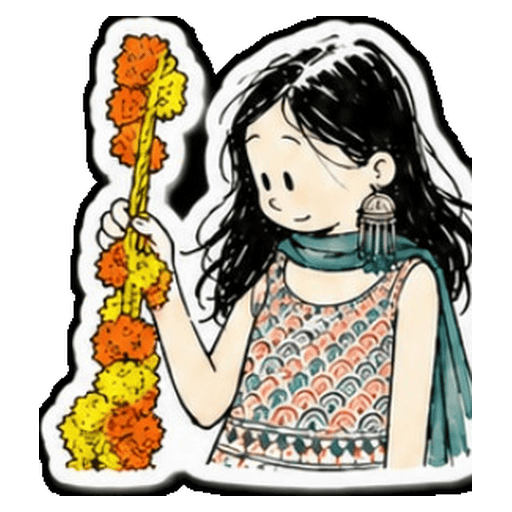
#> input picture stickers/android-assets/default_stickers/bao/00-originals/01-garland.png, 512 x 512 px
$ python checker_cut.py ../android-assets/default_stickers/bao/00-originals/01-garland.png ../android-assets/default_stickers/bao/00-originals/02-victory.png
#> lines starting #> are read from the running program, lines starting #| are printed output that depends on the picture; after the words box and inside, x2 and y2 are one past the last pixel; in counts of white or black regions, pixels touching at a corner belong together
"""Recover a die-cut sticker exported on a BAKED-IN checkerboard (fake transparency).
The sticker keeps its own white border (it came from the same generator as the pack); only
the checker is removed, speckle remnants are dropped by area, the edge is de-fringed against
the checker tone, and the result is re-fitted to the pack's scale (max content extent FIT px)."""
import sys, numpy as np
from PIL import Image, ImageDraw, ImageFilter
OUT = 512; FIT = 480; MIN_BLOB = 300   # px^2 at source: smaller foreground islands are compression specks

def label_fill(mask):
    """4-connected flood from the image border over `mask`; returns bool of border-connected pixels."""
    h, w = mask.shape
    lab = Image.fromarray(np.where(mask, 1, 0).astype(np.int32), mode='I'); px = lab.load()
    for x in range(w):
        for y in (0, h-1):
            if px[x, y] == 1: ImageDraw.floodfill(lab, (x, y), 2, thresh=0)
    for y in range(h):
        for x in (0, w-1):
            if px[x, y] == 1: ImageDraw.floodfill(lab, (x, y), 2, thresh=0)
    return np.array(lab) == 2

def drop_small_islands(fg, min_area):
    h, w = fg.shape
    lab = Image.fromarray(np.where(fg, 1, 0).astype(np.int32), mode='I'); px = lab.load()
    keep = np.zeros_like(fg); nxt = 2
    ys, xs = np.where(fg)
    for y, x in zip(ys[::2], xs[::2]):
        if px[int(x), int(y)] != 1: continue
        ImageDraw.floodfill(lab, (int(x), int(y)), nxt, thresh=0)
        a = np.array(lab) == nxt
        if a.sum() >= min_area: keep |= a
        nxt += 1
    return keep

def checker_cutout(im):
    rgb = np.asarray(im.convert('RGB')).astype(np.float32); h, w, _ = rgb.shape
#> after `rgb = np.asarray(im.convert('RGB')).astype(np.float32)`:
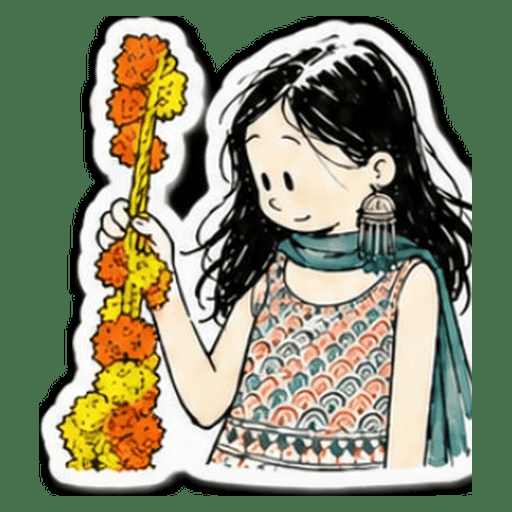
#> rgb: shape (512, 512, 3) float32; mean R, G, B 132.2, 136.7, 111.4
#> after `h, w, _ = rgb.shape`: h = 512; w = 512
    f = 16
    frame = np.concatenate([rgb[:f].reshape(-1,3), rgb[-f:].reshape(-1,3), rgb[:,:f].reshape(-1,3), rgb[:,-f:].reshape(-1,3)])
    v = frame.mean(axis=1); light, dark = np.percentile(v, 85), np.percentile(v, 15); tone = np.array([v.mean()]*3)
#> after `light, dark = (np.percentile(v, 85), np.percentile(v, 15))`: light = 86.33; dark = 86.33
#> after `tone = np.array([v.mean()] * 3)`: tone = [86.33, 86.33, 86.33]
    mean = rgb.mean(axis=2); sat = rgb.max(axis=2) - rgb.min(axis=2)
#> after `mean = rgb.mean(axis=2)`:
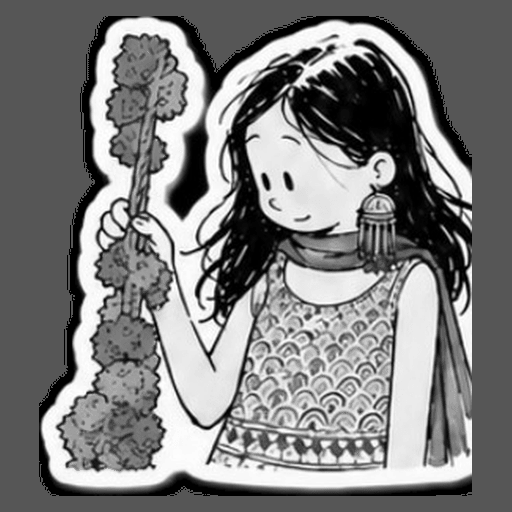
#> mean: shape (512, 512) float32; min 0, max 255, mean 126.7
#> after `sat = rgb.max(axis=2) - rgb.min(axis=2)`:
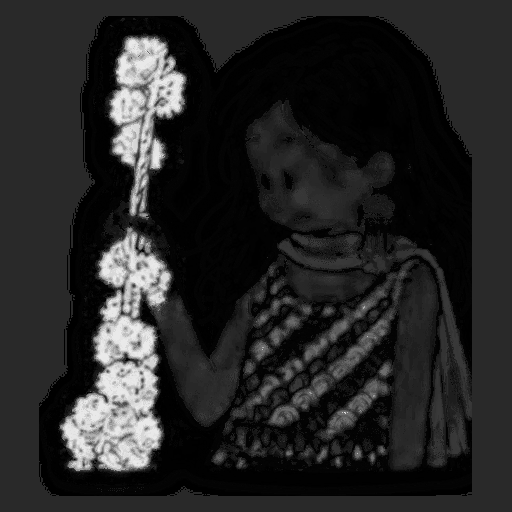
#> sat: shape (512, 512) float32; min 0, max 234, mean 37.9
    checker = (sat <= 40) & (mean >= dark - 30) & (mean <= light + 22)
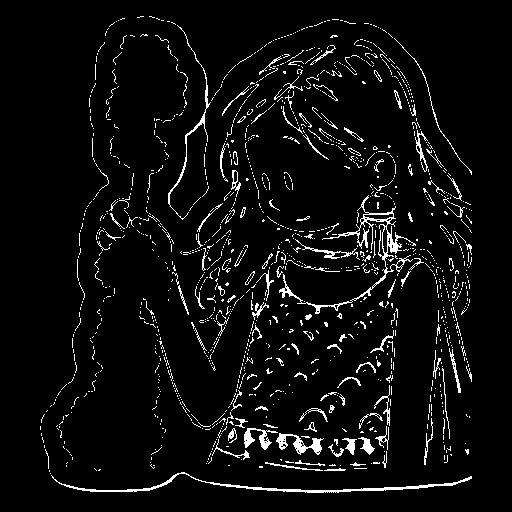
#> checker: shape (512, 512) bool; 5.2% white in thin lines or dots, all inside (x1, y1, x2, y2) = (40, 16, 472, 493)
    bg = label_fill(checker)
#> in label_fill, `return np.array(lab) == 2`: returned value: shape (512, 512) bool; every value is 0
    fg = drop_small_islands(~bg, MIN_BLOB)
#> in drop_small_islands, `lab = Image.fromarray(np.where(fg, 1, 0).astype(np.int32), mode='I')`: lab: PIL image 512x512 I; every value is 1
#> in drop_small_islands, `lab = Image.fromarray(np.where(fg, 1, 0).astype(np.int32), mode='I')`: fg: shape (512, 512) bool; every value is 1
#> the loop in drop_small_islands, `for y, x in zip(ys[::2], xs[::2]):` made 131072 passes
#> x on passes 2 to 4: 2, 4, 6
#> after the loop in drop_small_islands, `for y, x in zip(ys[::2], xs[::2]):`: lab: PIL image 512x512 I; every value is 2
#> after the loop in drop_small_islands, `for y, x in zip(ys[::2], xs[::2]):`: nxt = 3
    bg = ~fg
    # close hairline seams, then a 2px fringe ramp de-fringed against the mean checker tone
    m = Image.fromarray((bg*255).astype(np.uint8)).filter(ImageFilter.MaxFilter(5)).filter(ImageFilter.MinFilter(5))
    bg = np.array(m) > 127
    alpha = np.ones((h, w), np.float32); alpha[bg] = 0
    band = (np.array(Image.fromarray((bg*255).astype(np.uint8)).filter(ImageFilter.MaxFilter(5))) > 0) & ~bg
    d = np.abs(rgb - tone).max(axis=2)
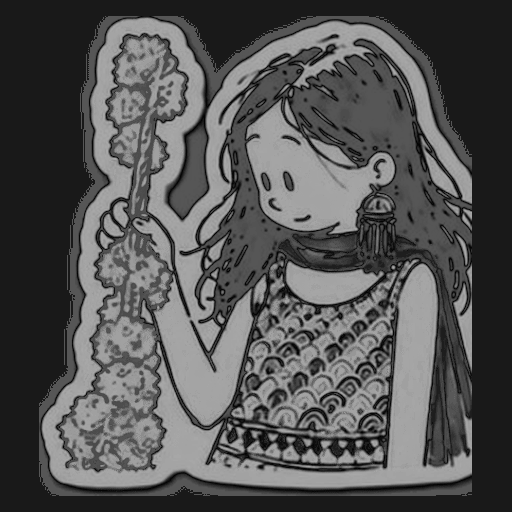
#> d: shape (512, 512) float32; min 3.67, max 168.7, mean 85.2
    ramp = np.clip((d - 12) / 50.0, 0, 1); alpha[band] = ramp[band]
#> after `ramp = np.clip((d - 12) / 50.0, 0, 1)`:
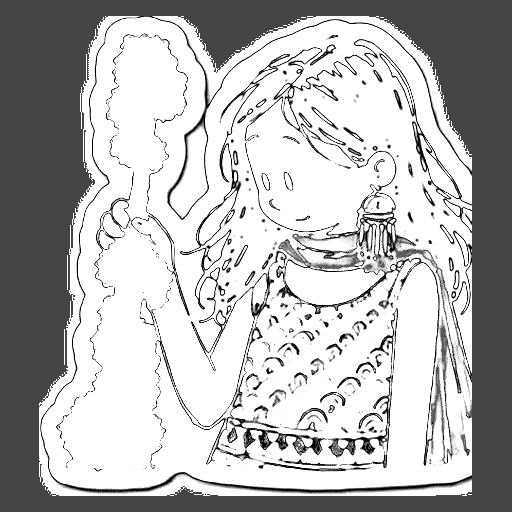
#> ramp: shape (512, 512) float32; min 0, max 1, mean 0.718
#> after `alpha[band] = ramp[band]`: alpha: shape (512, 512) float32; every value is 1
    out = rgb.copy(); a3 = alpha[..., None]; sel = band & (alpha > 0.02)
    out[sel] = np.clip((rgb[sel] - (1 - a3[sel]) * tone) / np.maximum(a3[sel], 0.02), 0, 255)
    return Image.fromarray(np.dstack([out, alpha*255]).astype(np.uint8), 'RGBA')
#> returned value: PIL image 512x512 RGBA

def fit(cut):
    a = np.array(cut)[..., 3]; ys, xs = np.where(a > 8)
#> after `a = np.array(cut)[..., 3]`: a: shape (512, 512); every value is 255
    cut = cut.crop((xs.min(), ys.min(), xs.max()+1, ys.max()+1))
    s = FIT / max(cut.width, cut.height)
#> s = 0.938
    cut = cut.resize((max(1, round(cut.width*s)), max(1, round(cut.height*s))), Image.LANCZOS)
    canvas = Image.new('RGBA', (OUT, OUT), (0,0,0,0))
#> canvas: PIL image 512x512 RGBA; every value is 0
    # canvas.paste(cut, box, cut) would use cut's own alpha band as both the blend weight AND
    # the mask, compositing alpha as alpha^2/255 and crushing semi-transparent edge pixels well
    # below their true value; alpha_composite does real RGBA-over-RGBA compositing instead.
    canvas.alpha_composite(cut, ((OUT-cut.width)//2, (OUT-cut.height)//2))
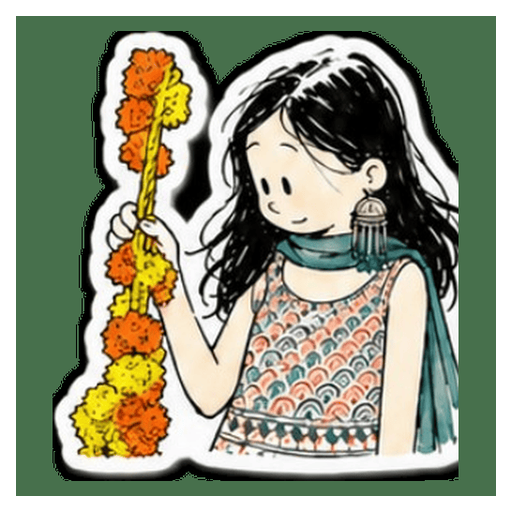
#> canvas: PIL image 512x512 RGBA; mean R, G, B, A 116.1, 120.2, 97.9, 224.1; transparent parts drawn white
    return canvas

if __name__ == '__main__':
    fit(checker_cutout(Image.open(sys.argv[1]))).save(sys.argv[2], 'PNG', optimize=True); print('wrote', sys.argv[2])

$ run again, on stickers/android-assets/default_stickers/bao/00-originals/04-prayer-love.png
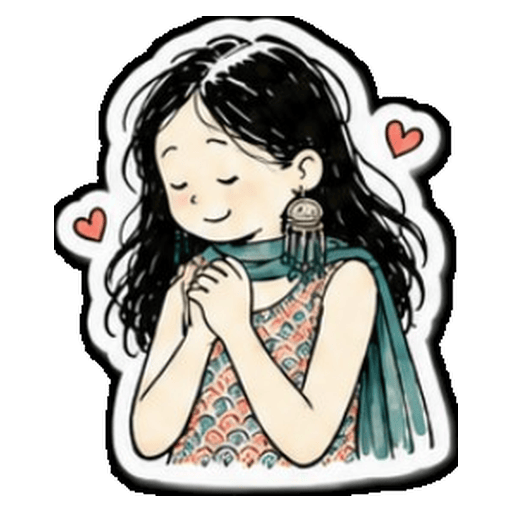
#> input picture stickers/android-assets/default_stickers/bao/00-originals/04-prayer-love.png, 512 x 512 px
#> light = 86.33
#> tone = [86.33, 86.33, 86.33]
#> in checker_cutout, `checker = (sat <= 40) & (mean >= dark - 30) & (mean <= light + 22)`:
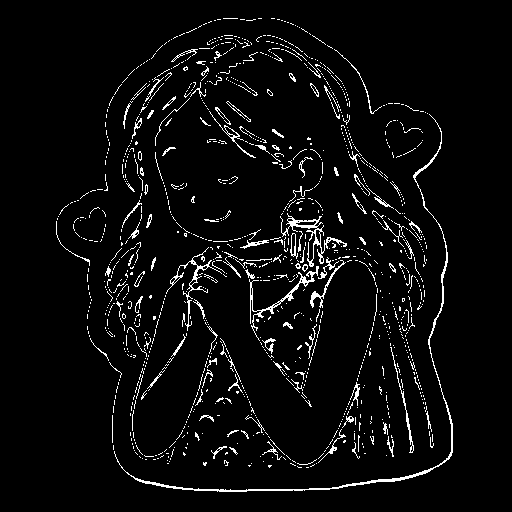
#> checker: shape (512, 512) bool; 4.5% white in thin lines or dots, all inside (x1, y1, x2, y2) = (56, 18, 453, 492)
#> fg: shape (512, 512) bool; every value is 1
#> the loop in drop_small_islands, `for y, x in zip(ys[::2], xs[::2]):` made 131072 passes
#> x on passes 2 to 4: 2, 4, 6
#> after the loop in drop_small_islands, `for y, x in zip(ys[::2], xs[::2]):`: nxt = 3
#> alpha: shape (512, 512) float32; every value is 1
#> a: shape (512, 512); every value is 255
#> in fit, `canvas.alpha_composite(cut, ((OUT-cut.width)//2, (OUT-cut.height)//2))`:
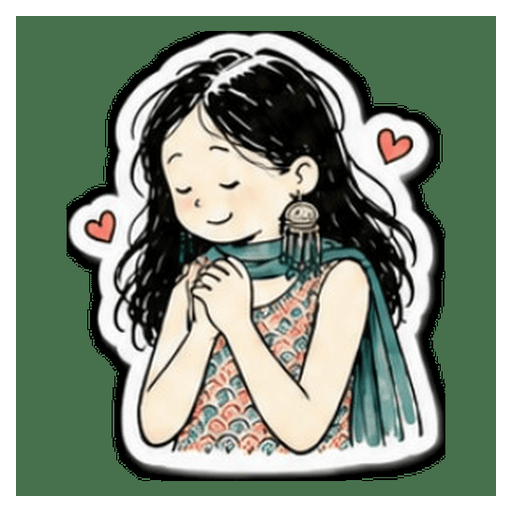
#> canvas: PIL image 512x512 RGBA; mean R, G, B, A 102.2, 114.7, 98.6, 224.1; transparent parts drawn white

$ run again, on stickers/android-assets/default_stickers/bao/00-originals/05-wave.png
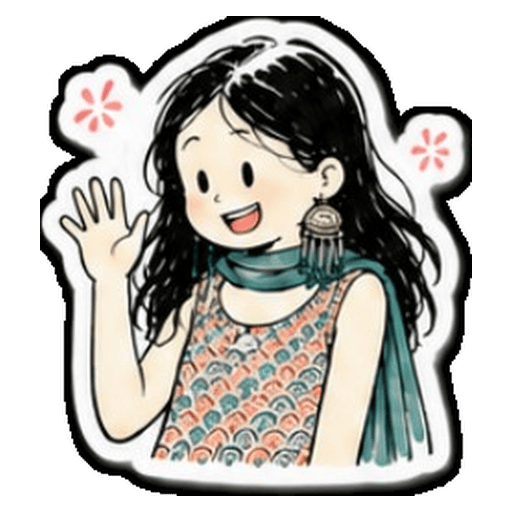
#> input picture stickers/android-assets/default_stickers/bao/00-originals/05-wave.png, 512 x 512 px
#> light = 86.33
#> tone = [86.33, 86.33, 86.33]
#> checker: shape (512, 512) bool; 5.1% white in thin lines or dots, all inside (x1, y1, x2, y2) = (41, 18, 467, 491)
#> fg: shape (512, 512) bool; every value is 1
#> the loop in drop_small_islands, `for y, x in zip(ys[::2], xs[::2]):` made 131072 passes
#> x on passes 2 to 4: 2, 4, 6
#> after the loop in drop_small_islands, `for y, x in zip(ys[::2], xs[::2]):`: nxt = 3
#> alpha: shape (512, 512) float32; every value is 1
#> a: shape (512, 512); every value is 255
#> in fit, `canvas.alpha_composite(cut, ((OUT-cut.width)//2, (OUT-cut.height)//2))`:
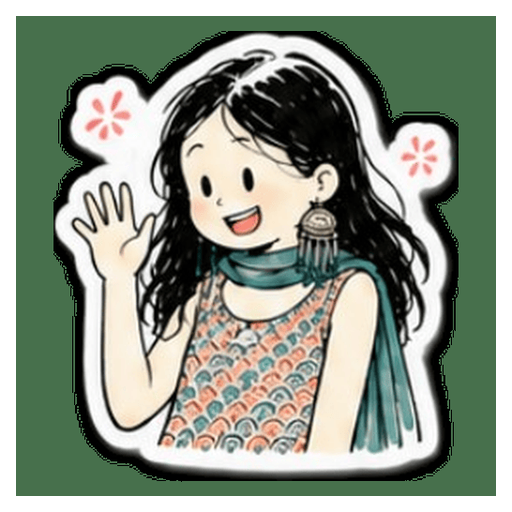
#> canvas: PIL image 512x512 RGBA; mean R, G, B, A 109.9, 119.2, 105.1, 224.1; transparent parts drawn white
